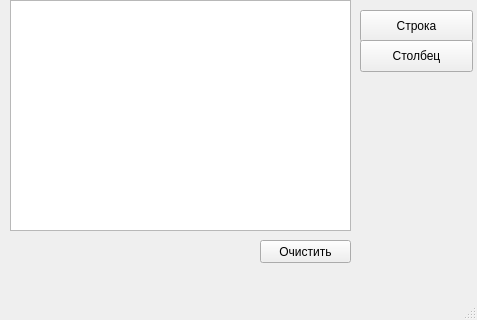
<?xml version="1.0" encoding="UTF-8"?>
<ui version="4.0">
 <class>MainWindow</class>
 <widget class="QMainWindow" name="MainWindow">
  <property name="geometry">
   <rect>
    <x>0</x>
    <y>0</y>
    <width>477</width>
    <height>320</height>
   </rect>
  </property>
  <property name="windowTitle">
   <string>MainWindow</string>
  </property>
  <widget class="QWidget" name="centralwidget">
   <widget class="QTableWidget" name="tableWidget">
    <property name="geometry">
     <rect>
      <x>10</x>
      <y>0</y>
      <width>341</width>
      <height>231</height>
     </rect>
    </property>
   </widget>
   <widget class="QPushButton" name="pushButton">
    <property name="geometry">
     <rect>
      <x>260</x>
      <y>240</y>
      <width>91</width>
      <height>23</height>
     </rect>
    </property>
    <property name="text">
     <string>Очистить</string>
    </property>
   </widget>
   <widget class="QPushButton" name="pushButton_2">
    <property name="geometry">
     <rect>
      <x>360</x>
      <y>10</y>
      <width>113</width>
      <height>32</height>
     </rect>
    </property>
    <property name="text">
     <string>Строка</string>
    </property>
   </widget>
   <widget class="QPushButton" name="pushButton_3">
    <property name="geometry">
     <rect>
      <x>360</x>
      <y>40</y>
      <width>113</width>
      <height>32</height>
     </rect>
    </property>
    <property name="text">
     <string>Столбец</string>
    </property>
   </widget>
  </widget>
  <widget class="QMenuBar" name="menubar">
   <property name="geometry">
    <rect>
     <x>0</x>
     <y>0</y>
     <width>477</width>
     <height>22</height>
    </rect>
   </property>
  </widget>
  <widget class="QStatusBar" name="statusbar"/>
 </widget>
 <resources/>
 <connections/>
</ui>
